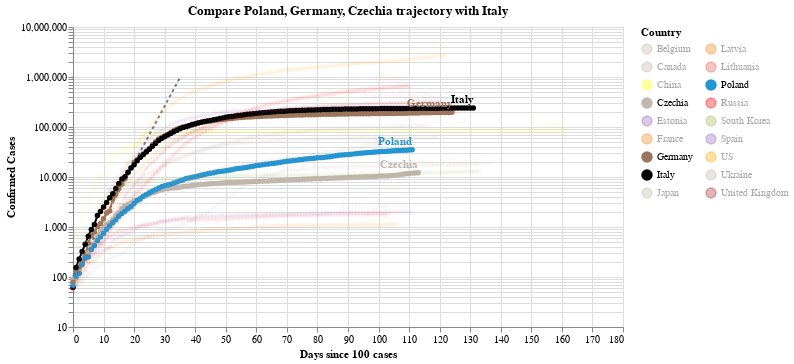

Notebook cell for this chart:
### Code cell
#hide_input
chart2 = make_since_chart(dff2,['Poland', 'Germany', 'Czechia'], baseline_countries)
chart2

### Figure 1 — Vega-Lite specification as saved in the notebook (floating-point values rounded to 4 significant figures; data arrays with more than 128 entries replaced by an {"elided": "..."} marker saying what was removed)
{"config": {"view": {"continuousWidth": 400, "continuousHeight": 300}}, "layer": [{"data": {"name": "data-628230001892d6798b50651be41d1b3e"}, "mark": {"type": "line", "color": "black", "opacity": 0.5, "strokeDash": [3, 3]}, "encoding": {"x": {"type": "quantitative", "field": "Days since 100 cases"}, "y": {"type": "quantitative", "field": "Confirmed Cases"}}}, {"data": {"name": "data-db2d78b6054fc7c4367406ce7be34d7f"}, "mark": {"type": "line", "point": true}, "encoding": {"color": {"type": "nominal", "field": "Country", "legend": {"columns": 2}, "scale": {"domain": ["Belgium", "Canada", "China", "Czechia", "Estonia", "France", "Germany", "Italy", "Japan", "Latvia", "Lithuania", "Poland", "Russia", "South Korea", "Spain", "US", "Ukraine", "United Kingdom"], "range": ["#C1B7AD", "#C1B7AD", "yellow", "#C1B7AD", "#9467bd", "#F58518", "#9D755D", "black", "#C1B7AD", "#F58518", "#E45756", "#2495D3", "red", "#A1BA59", "#9467bd", "orange", "#C1B7AD", "brown"]}}, "opacity": {"condition": {"value": 1, "selection": "selector002"}, "value": 0.05}, "tooltip": [{"type": "nominal", "field": "Country"}, {"type": "temporal", "field": "Date"}, {"type": "quantitative", "field": "Confirmed Cases"}, {"type": "quantitative", "field": "Days since 100 cases"}], "x": {"type": "quantitative", "field": "Days since 100 cases"}, "y": {"type": "quantitative", "field": "Confirmed Cases", "scale": {"type": "log"}}}, "selection": {"selector002": {"type": "multi", "fields": ["Country"], "bind": "legend", "init": [{"Country": "Poland"}, {"Country": "Germany"}, {"Country": "Czechia"}, {"Country": "Italy"}]}}, "width": 550}, {"data": {"name": "data-db2d78b6054fc7c4367406ce7be34d7f"}, "mark": {"type": "text", "align": "right", "dy": -8, "fontWeight": "bold"}, "encoding": {"color": {"type": "nominal", "field": "Country", "legend": {"columns": 2}, "scale": {"domain": ["Belgium", "Canada", "China", "Czechia", "Estonia", "France", "Germany", "Italy", "Japan", "Latvia", "Lithuania", "Poland", "Russia", "South Korea", "Spain", "US", "Ukraine", "United Kingdom"], "range": ["#C1B7AD", "#C1B7AD", "yellow", "#C1B7AD", "#9467bd", "#F58518", "#9D755D", "black", "#C1B7AD", "#F58518", "#E45756", "#2495D3", "red", "#A1BA59", "#9467bd", "orange", "#C1B7AD", "brown"]}}, "opacity": {"condition": {"value": 1, "selection": "selector002"}, "value": 0.05}, "text": {"type": "nominal", "field": "Country"}, "tooltip": [{"type": "nominal", "field": "Country"}, {"type": "temporal", "field": "Date"}, {"type": "quantitative", "field": "Confirmed Cases"}, {"type": "quantitative", "field": "Days since 100 cases"}], "x": {"type": "quantitative", "field": "Days since 100 cases"}, "y": {"type": "quantitative", "field": "Confirmed Cases", "scale": {"type": "log"}}}, "transform": [{"filter": "(datum['Date'] >= 1593648000000)"}], "width": 550}], "title": "Compare Poland, Germany, Czechia trajectory with Italy", "$schema": "https://vega.github.io/schema/vega-lite/v4.0.2.json", "datasets": {"data-628230001892d6798b50651be41d1b3e": [{"Days since 100 cases": 0, "Confirmed Cases": 100.0}, {"Days since 100 cases": 1, "Confirmed Cases": 130.0}, {"Days since 100 cases": 2, "Confirmed Cases": 169.0}, {"Days since 100 cases": 3, "Confirmed Cases": 219.7}, {"Days since 100 cases": 4, "Confirmed Cases": 285.6}, {"Days since 100 cases": 5, "Confirmed Cases": 371.3}, {"Days since 100 cases": 6, "Confirmed Cases": 482.7}, {"Days since 100 cases": 7, "Confirmed Cases": 627.5}, {"Days since 100 cases": 8, "Confirmed Cases": 815.7}, {"Days since 100 cases": 9, "Confirmed Cases": 1060.0}, {"Days since 100 cases": 10, "Confirmed Cases": 1379.0}, {"Days since 100 cases": 11, "Confirmed Cases": 1792.0}, {"Days since 100 cases": 12, "Confirmed Cases": 2330.0}, {"Days since 100 cases": 13, "Confirmed Cases": 3029.0}, {"Days since 100 cases": 14, "Confirmed Cases": 3937.0}, {"Days since 100 cases": 15, "Confirmed Cases": 5119.0}, {"Days since 100 cases": 16, "Confirmed Cases": 6654.0}, {"Days since 100 cases": 17, "Confirmed Cases": 8650.0}, {"Days since 100 cases": 18, "Confirmed Cases": 11250.0}, {"Days since 100 cases": 19, "Confirmed Cases": 14620.0}, {"Days since 100 cases": 20, "Confirmed Cases": 19000.0}, {"Days since 100 cases": 21, "Confirmed Cases": 24710.0}, {"Days since 100 cases": 22, "Confirmed Cases": 32120.0}, {"Days since 100 cases": 23, "Confirmed Cases": 41750.0}, {"Days since 100 cases": 24, "Confirmed Cases": 54280.0}, {"Days since 100 cases": 25, "Confirmed Cases": 70560.0}, {"Days since 100 cases": 26, "Confirmed Cases": 91730.0}, {"Days since 100 cases": 27, "Confirmed Cases": 119300.0}, {"Days since 100 cases": 28, "Confirmed Cases": 155000.0}, {"Days since 100 cases": 29, "Confirmed Cases": 201500.0}, {"Days since 100 cases": 30, "Confirmed Cases": 262000.0}, {"Days since 100 cases": 31, "Confirmed Cases": 340600.0}, {"Days since 100 cases": 32, "Confirmed Cases": 442800.0}, {"Days since 100 cases": 33, "Confirmed Cases": 575600.0}, {"Days since 100 cases": 34, "Confirmed Cases": 748300.0}, {"Days since 100 cases": 35, "Confirmed Cases": 972800.0}], "data-db2d78b6054fc7c4367406ce7be34d7f": {"elided": "2188 records"}}}
